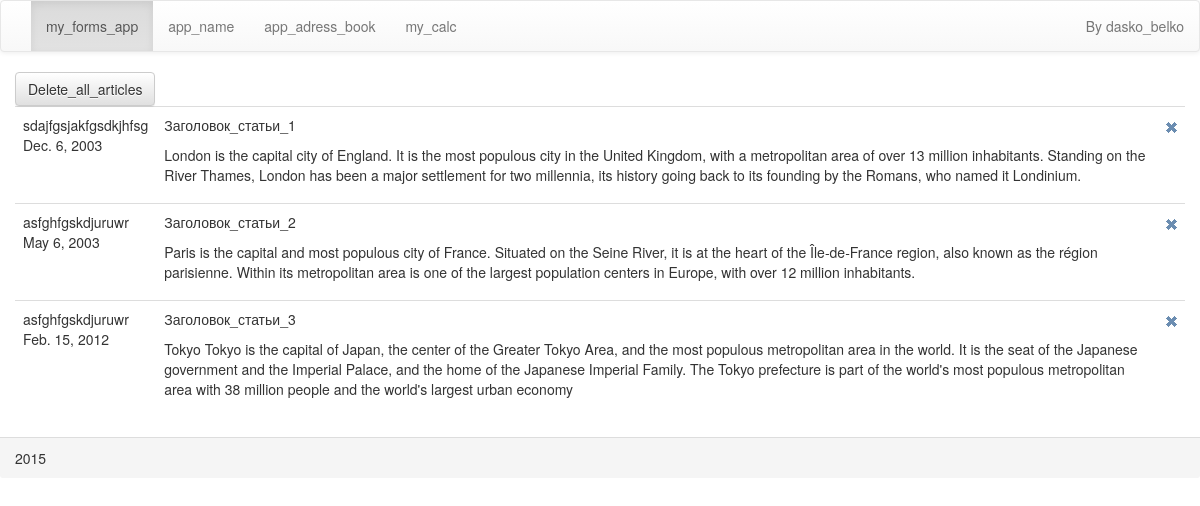
The page /my_forms_app/list_articles on the database its author committed.
### my_forms_app/models.py (models this page shows)
class ArticleTest(models.Model):
    pub_date = models.DateField()
    headline = models.CharField(max_length=100)
    content = models.TextField()
    reporter = models.ForeignKey(AuthorTest)

class AuthorTest(models.Model):
    first_name = models.CharField(max_length=100)
    last_name = models.CharField(max_length=100)
    birth_date = models.DateField(blank=True, null=True)
    def __str__(self):
        return self.first_name + self.last_name

### my_forms_app/views.py (the view)
class ArticleListView(MyMixinClass, generic.ListView):
    template_name = 'app/list_articles.html'
    context_object_name = 'article_list'
    model = ArticleTest

### my_forms_app/views.py (called while the page is built)
    def get_context_data(self, **kwargs):
        print 123
        context = super(MyMixinClass, self).get_context_data(**kwargs)
        context['title'] = "my_forms_app"
        return context

### my_forms_app/templates/app/list_articles.html (shortened to what this page needs)
{% extends "base_template.html" %}
{% load static %}
{% block body_app %}
{% if article_list %}
    <table class="table table-hover">
        {% for article in article_list %}
            <tr>
                <td class="first_col">
                    <div class="author">
                        {{ article.reporter }}
                    </div>
                    <div class="pub_date">
                        {{ article.pub_date }}
                    </div>
                </td>
                <td class="second_col">
                    <div class="headline">
                        <p>{{ article.headline }}</p>
                    </div>
                    <div class="content">
                        <p>{{ article.content }}</p>
                    </div>
                </td>
                <td class="del_col">
                     <a class="del" href="{% url 'my_forms_app:delete_article' article.id %}">
                     <img src="{% static 'images/statusx_op.gif' %}" title="Delete"
                          alt="Delete article" />
                     </a>
                </td>
            </tr>
        {% endfor %}
        <a href="{% url 'my_forms_app:delete_all' %}" class="btn btn-default">
                     Delete_all_articles</a>
    </table>
{% else %}
    <p>The list of articles is empty.</p>
{% endif %}
{% endblock %}

### rows shown on the page
ArticleTest: reporter "sdajfgsjakfgsdkjhfsg", pub_date "Dec. 6, 2003", headline "Заголовок_статьи_1", content "London is the capital city of England. It is the most populous city in the United Kingdom, with a metropolitan area of over 13 million inhabitants. Standing on the River Thames, London has been a major settlement for two millennia, its history going back to its founding by the Romans, who named it Londinium."
ArticleTest: reporter "asfghfgskdjuruwr", pub_date "May 6, 2003", headline "Заголовок_статьи_2", content "Paris is the capital and most populous city of France. Situated on the Seine River, it is at the heart of the Île-de-France region, also known as the région parisienne. Within its metropolitan area is one of the largest population centers in Europe, with over 12 million inhabitants."
ArticleTest: reporter "asfghfgskdjuruwr", pub_date "Feb. 15, 2012", headline "Заголовок_статьи_3", content "Tokyo Tokyo is the capital of Japan, the center of the Greater Tokyo Area, and the most populous metropolitan area in the world. It is the seat of the Japanese government and the Imperial Palace, and the home of the Japanese Imperial Family. The Tokyo prefecture is part of the world's most populous metropolitan area with 38 million people and the world's largest urban economy"

### other values the page prints
{{ k }} "my_forms_app" "app_name" "app_adress_book" "my_calc"
